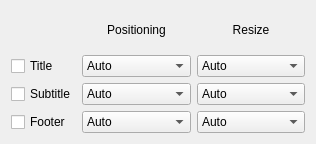
<?xml version="1.0" encoding="UTF-8"?>
<ui version="4.0">
 <author>Johannes Simon</author>
 <class>TitlesConfigWidget</class>
 <widget class="QWidget" name="TitlesConfigWidget">
  <property name="geometry">
   <rect>
    <x>0</x>
    <y>0</y>
    <width>316</width>
    <height>144</height>
   </rect>
  </property>
  <layout class="QGridLayout" name="gridLayout">
   <item row="0" column="1">
    <widget class="QLabel" name="label_9">
     <property name="text">
      <string>Positioning</string>
     </property>
     <property name="alignment">
      <set>Qt::AlignCenter</set>
     </property>
    </widget>
   </item>
   <item row="0" column="2">
    <widget class="QLabel" name="label_10">
     <property name="text">
      <string>Resize</string>
     </property>
     <property name="alignment">
      <set>Qt::AlignCenter</set>
     </property>
    </widget>
   </item>
   <item row="1" column="0">
    <widget class="QCheckBox" name="showTitle">
     <property name="sizePolicy">
      <sizepolicy hsizetype="Fixed" vsizetype="Fixed">
       <horstretch>0</horstretch>
       <verstretch>0</verstretch>
      </sizepolicy>
     </property>
     <property name="text">
      <string>Title</string>
     </property>
    </widget>
   </item>
   <item row="1" column="1">
    <widget class="QComboBox" name="titlePositioning">
     <item>
      <property name="text">
       <string>Auto</string>
      </property>
     </item>
     <item>
      <property name="text">
       <string>Manual</string>
      </property>
     </item>
    </widget>
   </item>
   <item row="1" column="2">
    <widget class="QComboBox" name="titleResize">
     <item>
      <property name="text">
       <string>Auto</string>
      </property>
     </item>
     <item>
      <property name="text">
       <string>Manual</string>
      </property>
     </item>
    </widget>
   </item>
   <item row="2" column="0">
    <widget class="QCheckBox" name="showSubTitle">
     <property name="sizePolicy">
      <sizepolicy hsizetype="Fixed" vsizetype="Fixed">
       <horstretch>0</horstretch>
       <verstretch>0</verstretch>
      </sizepolicy>
     </property>
     <property name="text">
      <string>Subtitle</string>
     </property>
    </widget>
   </item>
   <item row="2" column="1">
    <widget class="QComboBox" name="subtitlePositioning">
     <item>
      <property name="text">
       <string>Auto</string>
      </property>
     </item>
     <item>
      <property name="text">
       <string>Manual</string>
      </property>
     </item>
    </widget>
   </item>
   <item row="2" column="2">
    <widget class="QComboBox" name="subtitleResize">
     <item>
      <property name="text">
       <string>Auto</string>
      </property>
     </item>
     <item>
      <property name="text">
       <string>Manual</string>
      </property>
     </item>
    </widget>
   </item>
   <item row="3" column="0">
    <widget class="QCheckBox" name="showFooter">
     <property name="sizePolicy">
      <sizepolicy hsizetype="Fixed" vsizetype="Fixed">
       <horstretch>0</horstretch>
       <verstretch>0</verstretch>
      </sizepolicy>
     </property>
     <property name="text">
      <string>Footer</string>
     </property>
    </widget>
   </item>
   <item row="3" column="1">
    <widget class="QComboBox" name="footerPositioning">
     <item>
      <property name="text">
       <string>Auto</string>
      </property>
     </item>
     <item>
      <property name="text">
       <string>Manual</string>
      </property>
     </item>
    </widget>
   </item>
   <item row="3" column="2">
    <widget class="QComboBox" name="footerResize">
     <item>
      <property name="text">
       <string>Auto</string>
      </property>
     </item>
     <item>
      <property name="text">
       <string>Manual</string>
      </property>
     </item>
    </widget>
   </item>
  </layout>
 </widget>
 <resources/>
 <connections/>
</ui>
